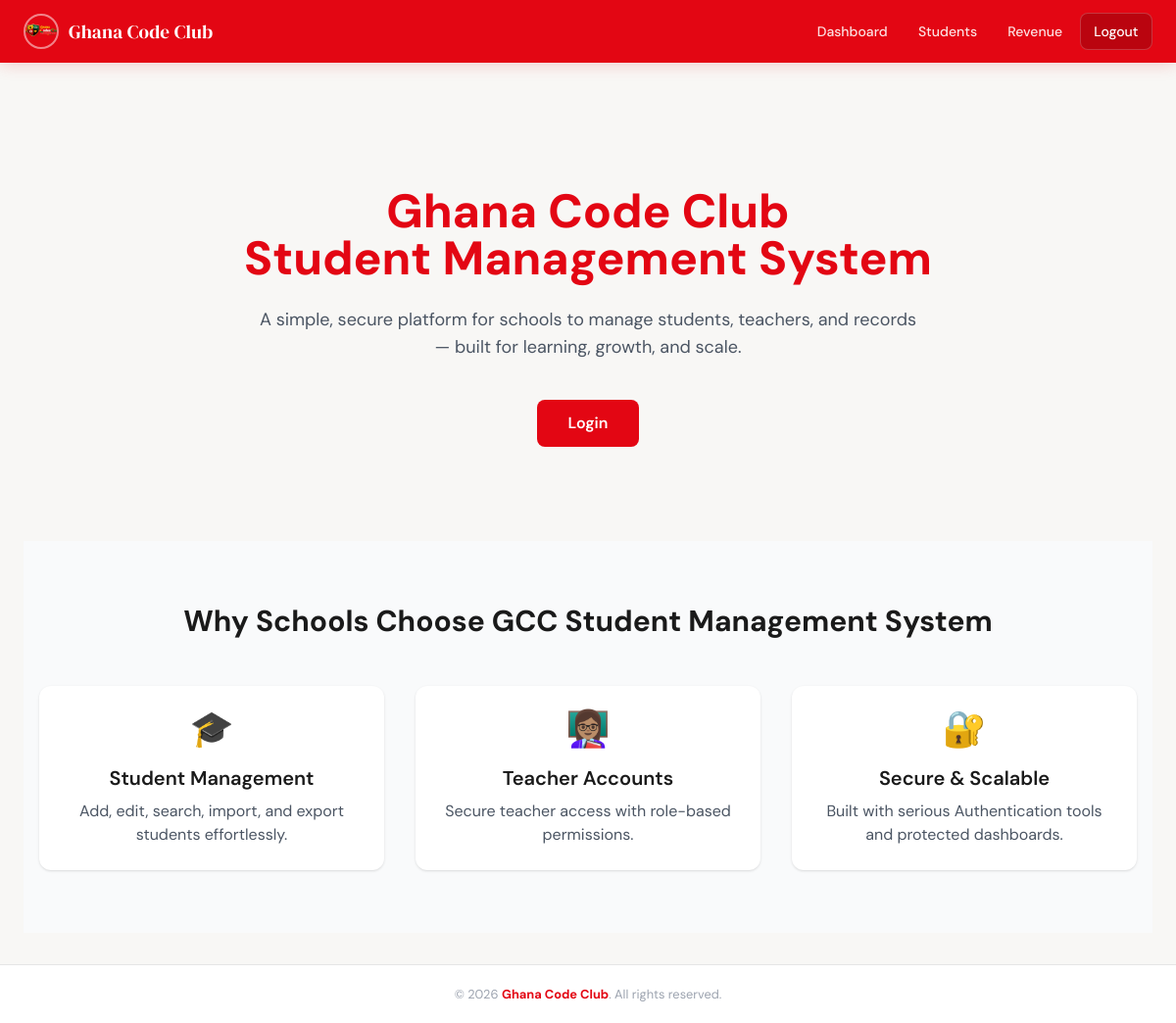
Page / (signed in) on the committed database.
### tables this page shows
CREATE TABLE schools (
            id INTEGER PRIMARY KEY AUTOINCREMENT,
            name TEXT NOT NULL,
            fee_limit NUMERIC(10,2) DEFAULT 0,
            email TEXT UNIQUE NOT NULL,
            password_hash TEXT NOT NULL,
            logo TEXT,
            created_at TIMESTAMP NOT NULL DEFAULT CURRENT_TIMESTAMP
        );

### app.py (the view)
@app.route("/", methods=["GET"])
def home():
    return render_template("home.html")

### app.py (called while the page is built)
@app.context_processor
def inject_year():
    return {"current_year": datetime.now().year}

@login_manager.user_loader
def load_user(user_id):
    conn = get_connection()
    cur = conn.cursor()
    cur.execute(
        """
        SELECT u.*, s.name AS school_name,
               s.logo AS school_logo
        FROM users u
        LEFT JOIN schools s ON u.school_id = s.id
        WHERE u.id = ?
    """,
        (user_id,),
    )
    row = cur.fetchone()
    conn.close()
    return User(row) if row else None

### db.py (called while the page is built)
def _convert_timestamp(val):
    val = val.decode()
    try:
        return datetime.fromisoformat(val)
    except ValueError:
        return val

def get_connection():
    conn = sqlite3.connect(
        DB_NAME,
        timeout=10,
        detect_types=sqlite3.PARSE_DECLTYPES | sqlite3.PARSE_COLNAMES,
    )
    conn.row_factory = sqlite3.Row
    conn.execute("PRAGMA journal_mode=WAL;")
    return conn

### models.py (called while the page is built)
    def is_superadmin(self):
        return self.role == "superadmin"

### templates/home.html (shortened to what this page needs)
{% extends "base.html" %}
{% block content %}
<section class="text-center py-24">
  <h1 class="text-5xl font-extrabold text-[var(--gcc-red)] mb-6">
    Ghana Code Club<br class="hidden sm:block"> Student Management System
  </h1>
  <p class="text-gray-600 text-lg max-w-2xl mx-auto mb-10">
    A simple, secure platform for schools to manage students, teachers,
    and records — built for learning, growth, and scale.
  </p>
  <div class="flex justify-center gap-4">
    <a href="{{ url_for('login') }}"
       class="px-8 py-3 bg-[var(--gcc-red)] text-white font-semibold rounded-lg hover:bg-red-700 transition">
      Login
    </a>
  </div>
</section>
<section class="bg-gray-50 py-16">
  <div class="max-w-6xl mx-auto px-4">
    <h2 class="text-3xl font-bold text-center mb-12">
      Why Schools Choose GCC Student Management System
    </h2>
    <div class="grid grid-cols-1 md:grid-cols-3 gap-8">
      <div class="bg-white p-6 rounded-xl shadow text-center">
        <div class="text-4xl mb-4">🎓</div>
        <h3 class="font-semibold text-xl mb-2">Student Management</h3>
        <p class="text-gray-600">
          Add, edit, search, import, and export students effortlessly.
        </p>
      </div>
      <div class="bg-white p-6 rounded-xl shadow text-center">
        <div class="text-4xl mb-4">👩🏽‍🏫</div>
        <h3 class="font-semibold text-xl mb-2">Teacher Accounts</h3>
        <p class="text-gray-600">
          Secure teacher access with role-based permissions.
        </p>
      </div>
      <div class="bg-white p-6 rounded-xl shadow text-center">
        <div class="text-4xl mb-4">🔐</div>
        <h3 class="font-semibold text-xl mb-2">Secure & Scalable</h3>
        <p class="text-gray-600">
          Built with serious Authentication tools and protected dashboards.
        </p>
      </div>
    </div>
  </div>
</section>
{% endblock %}

### templates/base.html (shortened to what this page needs)
<!DOCTYPE html>
<html lang="en">
<head>
    <script src="https://cdn.tailwindcss.com"></script>
</head>
<body>
    <header class="navbar">
        <div class="navbar-inner">
            <a href="{{ url_for('dashboard') }}" class="brand">
                {% if current_user.is_authenticated and current_user.school_logo %}
                    <img src="{{ url_for('static', filename='uploads/' ~ current_user.school_logo) }}"
                         alt="Logo" class="brand-logo">
                {% else %}
                    <span class="brand-dot">G</span>
                {% endif %}
                <span>
                    {% if current_user.is_authenticated %}
                        {{ current_user.school_name or "GCC Students App" }}
                    {% else %}
                        GCC Students App
                    {% endif %}
                </span>
            </a>
            <nav class="nav-links">
                {% if current_user.is_authenticated %}
                    {% if current_user.is_superadmin() %}
                        <a href="{{ url_for('superadmin_dashboard') }}" class="nav-link">Dashboard</a>
                        <a href="{{ url_for('schools') }}" class="nav-link">Schools</a>
                    {% else %}
                        <a href="{{ url_for('dashboard') }}" class="nav-link">Dashboard</a>
                        <a href="{{ url_for('students') }}" class="nav-link">Students</a>
                        <a href="{{ url_for('revenue_dashboard') }}" class="nav-link">Revenue</a>
                    {% endif %}
                    <a href="{{ url_for('logout') }}" class="nav-link nav-link-logout">Logout</a>
                {% else %}
                    <a href="{{ url_for('login') }}" class="nav-link">Login</a>
                    <a href="{{ url_for('register') }}" class="nav-link nav-link-logout">Register</a>
                {% endif %}
            </nav>
        </div>
    </header>
    <main class="main-content">
        {% block content %}{% endblock %}
    </main>
    <footer>
        &copy; {{ current_year }} <strong>Ghana Code Club</strong>. All rights reserved.
    </footer>
</body>
</html>

### templates/base.html (style rules this page uses)
:root { --gcc-red: #E30613; --gcc-red-dark: #b8050f; --gcc-red-light: #ff1a2a; }
* { box-sizing: border-box; }
body { font-family: 'DM Sans', sans-serif; background: #f8f7f5; color: #1a1a1a; min-height: 100vh; display: flex; flex-direction: column; }
.navbar { background: var(--gcc-red); position: sticky; top: 0; z-index: 50; box-shadow: 0 2px 16px rgba(227,6,19,0.18); }
.navbar-inner { max-width: 1200px; margin: 0 auto; padding: 0 1.5rem; height: 64px; display: flex; align-items: center; justify-content: space-between; }
.brand { display: flex; align-items: center; gap: 10px; text-decoration: none; color: white; font-family: 'DM Serif Display', serif; font-size: 1.2rem; letter-spacing: 0.01em; transition: opacity 0.2s; }
.brand-logo { width: 36px; height: 36px; border-radius: 50%; object-fit: cover; border: 2px solid rgba(255,255,255,0.5); }
.nav-links { display: none; align-items: center; gap: 0.25rem; }
@media (min-width: 768px) { .nav-links { display: flex; } }
.nav-link { color: rgba(255,255,255,0.88); text-decoration: none; font-size: 0.875rem; font-weight: 500; padding: 0.45rem 0.85rem; border-radius: 8px; transition: background 0.15s, color 0.15s; white-space: nowrap; }
.nav-link-logout { color: white; background: rgba(0,0,0,0.18); border: 1px solid rgba(255,255,255,0.2); }
.main-content { flex: 1; max-width: 1200px; width: 100%; margin: 0 auto; padding: 2rem 1.5rem; }
footer { background: white; border-top: 1px solid #e5e5e5; text-align: center; padding: 1.25rem; font-size: 0.8rem; color: #9ca3af; }
footer strong { color: var(--gcc-red); }
.main-content { animation: fadeUp 0.3s ease both; }

### rows in the picture
schools: logo (picture), name "Ghana Code Club"
